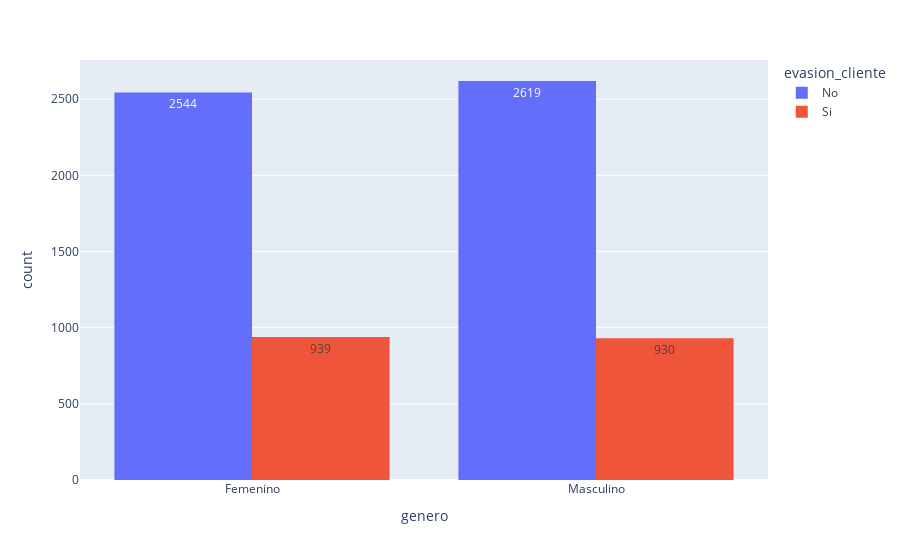

Source (notebook cell):
### Code cell
px.histogram(df_telecomx, x = 'genero', color = 'evasion_cliente', barmode = 'group', text_auto = True)

### Figure 1 — Plotly figure (JSON) as saved in the notebook; plotly's stock layout.template omitted (floating-point values rounded to 4 significant figures; data arrays with more than 128 entries replaced by an {"elided": "..."} marker saying what was removed)
{"data": [{"alignmentgroup": "True", "bingroup": "x", "hovertemplate": "evasion_cliente=No<br>genero=%{x}<br>count=%{y}<extra></extra>", "legendgroup": "No", "marker": {"color": "#636efa", "pattern": {"shape": ""}}, "name": "No", "offsetgroup": "No", "orientation": "v", "showlegend": true, "texttemplate": "%{value}", "type": "histogram", "x": {"elided": "5163 str values"}, "xaxis": "x", "yaxis": "y"}, {"alignmentgroup": "True", "bingroup": "x", "hovertemplate": "evasion_cliente=Si<br>genero=%{x}<br>count=%{y}<extra></extra>", "legendgroup": "Si", "marker": {"color": "#EF553B", "pattern": {"shape": ""}}, "name": "Si", "offsetgroup": "Si", "orientation": "v", "showlegend": true, "texttemplate": "%{value}", "type": "histogram", "x": {"elided": "1869 str values"}, "xaxis": "x", "yaxis": "y"}], "layout": {"barmode": "group", "legend": {"title": {"text": "evasion_cliente"}, "tracegroupgap": 0}, "margin": {"t": 60}, "xaxis": {"anchor": "y", "domain": [0, 1], "title": {"text": "genero"}}, "yaxis": {"anchor": "x", "domain": [0, 1], "title": {"text": "count"}}}}
